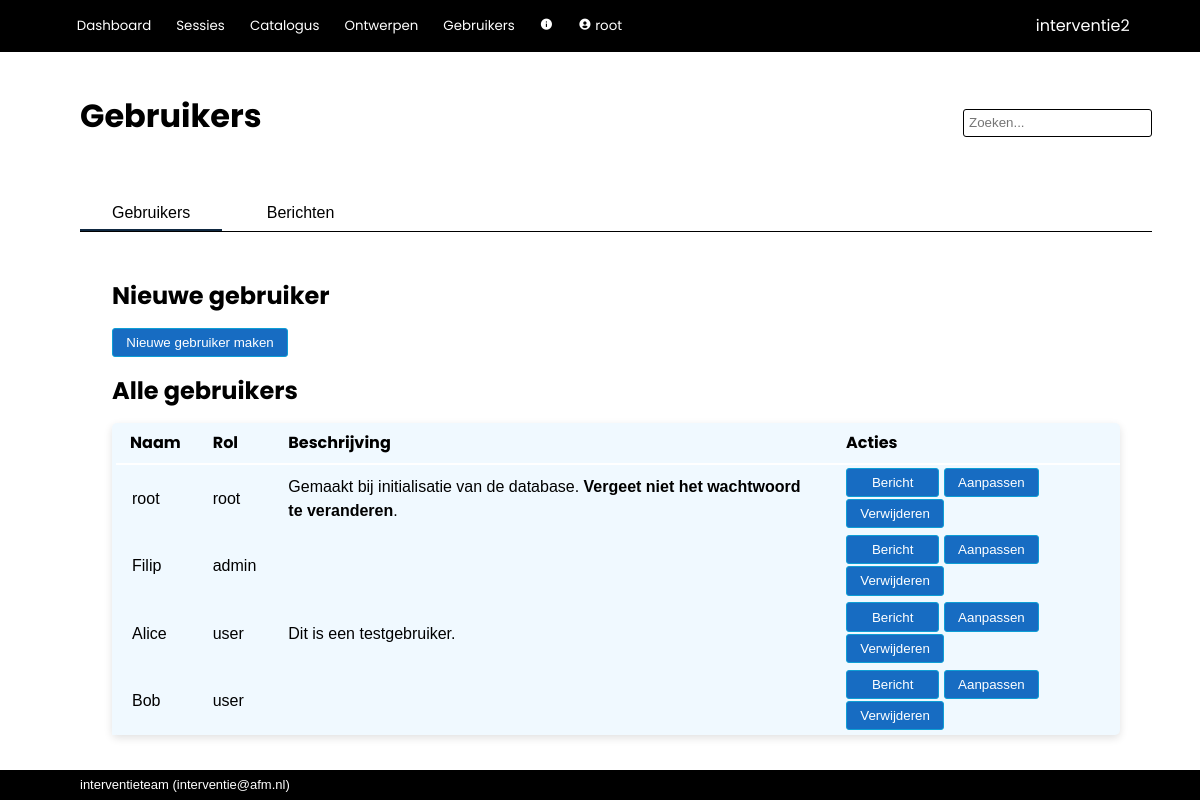
Page /admin/users (signed in) on the committed database.
### interventie2/models.py (models this page shows, shortened)
class User(db.Model, UserMixin):
    __tablename__ = 'users'
    id            = db.Column(db.Integer, primary_key=True)
    name          = db.Column(db.String(80), nullable=False, unique=True)
    password      = db.Column(db.String(200), nullable=False)
    role_id       = db.Column(db.Integer, db.ForeignKey('roles.id'), nullable=False, default=4) #references roles.id
    description   = db.Column(db.String(2000), nullable=False, default="")
    email         = db.Column(db.String(254))
    link          = db.Column(db.String(1000))
    active        = db.Column(db.Boolean, nullable=False, default=True)
    date_created  = db.Column(db.DateTime(timezone=True), server_default=func.now())
    last_seen     = db.Column(db.DateTime(timezone=True), server_default=func.now())
    role = relationship('Role')
    messages = relationship('Message', back_populates='recipient', foreign_keys="Message.recipient_id", cascade='all, delete-orphan')
    messages_sent = relationship('Message', back_populates='sender', foreign_keys="Message.sender_id")
    worksession = relationship('Worksession', back_populates='creator')
    plan = relationship('Plan', back_populates='creator')
    allowed_worksessions = relationship('Worksession', secondary='worksession_access', back_populates='allowed_users')
    owned_instruments = relationship('Instrument', back_populates='owner')
    def unread_messages(self):
        return sum(1 for message in self.messages if (message.unread) and (message.deliver_after.date() <= date.today()))
    def unread_message_alert(self):
        return self.unread_messages() > 0

class Role(db.Model):
    __tablename__  = 'roles'
    id             = db.Column(db.Integer, primary_key=True) #1=root 2=admin, 3=maintainer, 4=user, 5=demo
    name           = db.Column(db.String(20), nullable=False, unique=True)
    see_app_info   = db.Column(db.Boolean)
    see_all_worksessions = db.Column(db.Boolean)
    edit_catalog   = db.Column(db.Boolean)
    edit_questionnaire = db.Column(db.Boolean)
    edit_users     = db.Column(db.Boolean)
    demo           = db.Column(db.Boolean)

### interventie2/admin/routes.py (the view)
@admin.route('/users', methods=['GET', 'POST'])
@login_required
def index():
    if not current_user.role.edit_users:
        return redirect(url_for('main.index'))
    list_of_users = User.query.order_by(User.id)
    messages = Message.query.order_by(Message.id)
    return render_template('admin/index.html', users=list_of_users, messages=messages)

### interventie2/models.py (called while the page is built)
@login_manager.user_loader
def load_user(user_id):
    return User.query.get(user_id)

### interventie2/admin/templates/admin/index.html (shortened to what this page needs)
{% extends 'base.html' %}
{% block page_title %}
    Gebruikers
{% endblock %}
{% block tabs %}
    <div class="tab_bar">
        <button class="tablinks" onclick="switch_tab(event, 'adm_users')" id="defaultOpen">Gebruikers</button>
        <button class="tablinks" onclick="switch_tab(event, 'adm_messages')">Berichten</button>
    </div>
{% endblock %}
{% block body %}
<div id="adm_users" class="tabcontent">
    <div class="text_area">
        {% if current_user.role.edit_users %}
            <h1>Nieuwe gebruiker</h1>
            <button><a href="{{ url_for('admin.register') }}">Nieuwe gebruiker maken</a></button>
        {% endif %}
        <h1>Alle gebruikers</h1>
        <table class="sortable">
            <thead>
                <tr>
                    <th>Naam</th>
                    <th>Rol</th>
                    <th>Beschrijving</th>
                    <th>Acties</th>
                </tr>
            </thead>
            <tbody>
                {% for user in users %}
                    <tr>
                        <td><a href="{{ url_for('admin.user', id=user.id) }}">{{ user.name }}</a></td>
                        <td><a href="{{ url_for('admin.roles') }}">{{ user.role.name }}</a></td>
                        <td>{{ user.description | escape | truncate(100) | markdown }}</td>
                        <td>
                            <a href="{{ url_for('admin.new_message', recipient_id=user.id) }}"><button>Bericht</button></a>
                            <a href="{{ url_for('admin.edit_user', user_id=user.id) }}"><button>Aanpassen</button></a>
                            <button>{{ macro.confirm_redirect( "Verwijderen", user.name+" verwijderen?", url_for('admin.delete_user', user_id=user.id) ) }}</button>
                        </td>
                    </tr>
                {% endfor %}
            </tbody>
        </table>
    </div>
</div>
{% endblock %}

### interventie2/templates/base.html (shortened to what this page needs)
<!DOCTYPE html>
<html lang="en">
    <head>
        <link rel="stylesheet" href="{{ url_for('static', filename='css/styles.css')}}">
        <link href="https://unpkg.com/boxicons@2.1.2/css/boxicons.min.css" rel="stylesheet">
    </head>
    <body>
        {% import 'jinja_macros.html' as macro %}
        <header>
            <div class="logo">{{ config['APP_NAME'] }}</div>
            <div class="modes">
                {% if current_user.is_authenticated %}
                    <button>
                        <a href="{{ url_for('main.index') }}">Dashboard</a>
                    </button>
                    <button>
                        <a href="{{ url_for('main.worksessions') }}">Sessies</a>
                    </button>
                    <button>
                        <a href="{{ url_for('catalog.index') }}">Catalogus</a>
                    </button>
                    {% if current_user.role.edit_questionnaire %}
                        <button>
                            <a href="{{ url_for('tools.index') }}">Ontwerpen</a>
                        </button>
                    {% endif %}
                    {% if current_user.role.edit_users %}
                        <button>
                            <a href="{{ url_for('admin.index') }}">Gebruikers</a>
                        </button>
                    {% endif %}
                    {% if current_user.role.see_app_info %}
                        <button>
                            <a href="{{ url_for('admin.info') }}"><i class='bx bxs-info-circle'></i></a>
                        </button>
                    {% endif %}
                    <button>
                        <a href="{{ url_for('admin.user', id=current_user.id) }}"><i class='bx bxs-user-circle'></i>
                            {{ current_user.name }}
                        </a>
                    </button>
                {% else %}
                    <button>
                        <a href="{{ url_for('main.login') }}">Login</a>
                    </button>
                {% endif %}
            </div>
        </header>
        <nav>
            <div class="title">{% block page_title %}{% endblock %}</div>
            {% if current_user.is_authenticated %}
                <form action="/analysis/search" method="get" class="search">
                    <input id="search" type="search"  name="q" value="{{ request.args.get('q') or '' }}" placeholder="Zoeken...">
                </form>
            {% endif %}
            <div class="tabs">{% block tabs %}{% endblock %}</div>
        </nav>
        <main>
            <section>{% block body %}{% endblock %}</section>
        </main>
        <footer>{{ config['MAINTAINER'] }} (<a href="mailto:{{ config['MAINTAINER_EMAIL'] }}">{{ config['MAINTAINER_EMAIL'] }}</a>)</footer>
    </body>
</html>

### interventie2/templates/jinja_macros.html (shortened to what this page needs)
{% macro confirm_redirect(link_name, message, address) %}
    <a href="#" onclick="
        var message = &quot; {{ message }} &quot; ;
        var address = &quot; {{ address }} &quot; ;
        var result = confirm(message);
        if (result == true) { window.location.href = address } ;
        return false;
        ">
        {{ link_name }}
    </a>
{%- endmacro %}

### interventie2/static/css/styles.css (style rules this page uses)
:root { --dark-blue: #0f2841; --light-blue: #0e9ed5; --green: #3b7d23; --red: red; --highlight: #195fa6; --mid-grey: #0e9ed5; --object: #f0f9ff; --alert: red; --button-bg: #176cc2; --button-fg: white; }
html, body { font-family: sans-serif; line-height: 1.5em; padding: 0px; margin: 0px; }
p { padding-top: 0 !important; padding-bottom: 0 !important; margin-top: 0px; margin-bottom: 0px; }
a { color: inherit; text-decoration: none; }
h1, h2, h3 { font-family: "Poppins", sans-serif; }
h1 { font-size: x-large; }
button { border: 1px solid var(--mid-grey); background-color: var(--button-bg); color: var(--button-fg); min-height: 2.2em; border-radius: 3px; min-width: 7em; padding-left: 1em; padding-right: 1em; margin-bottom: 2px; }
button a { text-decoration: none; }
input { background-color: white;; border: 1px solid var(--mid-grey); font-size: inherit; min-height: 1.7rem; margin-bottom: 2px; }
table { background: var(--object); border-radius: 5px; border-collapse: collapse; box-shadow: rgba(0, 0, 0, 0.12) 0px 3px 8px; }
thead { border-bottom: solid 2px white; }
th { border-bottom: 1px solid white; color: black; font-weight: bold; font-family: "Poppins", sans-serif; padding: 0.5em 1em; text-align: left; }
td { padding: 0.15em 1em; }
tbody tr { border-left: 4px solid var(--object); transition:all 0.25s ease; }
body { display: grid; height: 100vh; grid-template-rows: min-content min-content auto min-content; grid-template-areas: "header" "nav" "main" "footer"; }
header { grid-area: header; background-color: black; display: grid; grid-template-columns: auto min-content; grid-template-rows: auto; grid-template-areas: "modes logo"; color: white; align-items: center; padding: 0.6rem 4.4rem; font-family: "Poppins", sans-serif; }
header a { text-decoration: none; font-family: "Poppins", sans-serif; }
.logo { grid-area: logo; }
.modes { grid-area: modes; padding: 0px; margin: 0px; }
.modes button { background: inherit; outline: none; cursor: pointer; padding: 0.4rem 0.4rem; margin: 0 0.5rem 0 0; border: none; border-radius: 0px; color: white; font-family: "Poppins", sans-serif; font-size: smaller; min-width: 0; }
.modes a { text-decoration: none; }
nav { grid-area: nav; display: grid; grid-template-columns: 1fr auto; grid-template-areas: "title search" "steps steps" "tabs tabs "; align-items: center; margin: 3rem 3rem 1rem 5rem; }
.title { grid-area: title; font-family: "Poppins", sans-serif; color: black; font-size: xx-large; font-weight: bold; padding: 0 0 1rem 0; line-height: 1em; }
.search { grid-area: search; display: flex; align-items: center; text-decoration: none; border: none; }
.search input { background-color: white;; border: 1px solid black; border-radius: 3px; padding: 5px; font-size: smaller; height: 1.7rem; }
.tabs { grid-area: tabs; display: flex; padding-top: 3rem; overflow: hidden; font-size: inherit; border-bottom: 1px solid black; }
.tabs button { background: inherit; color: black; outline: none; cursor: pointer; padding: 0rem 2rem 0rem 2rem; margin: 0 0.5rem 0 0; border: none; border-radius: 0px; font-size: inherit; width: auto; border-bottom: solid 2px white; }
.tabs button.active_tab { border-bottom: solid 2px var(--dark-blue); }
main { grid-area: main; padding: 1rem 5rem; display: grid; grid-template-columns: min-content 100%; grid-template-areas: "aside section "; overflow-y: auto; }
section { grid-area: section; padding: 0; margin-left: 1rem; margin-right: 1rem; }
footer { grid-area: footer; background-color: black; color: white; align-items: center; padding: 0.2rem 5rem; font-size: small; }
.text_area { width: 100%; padding: 0 1em 1em 1em; background-color: white; border-radius: 3px; }
.tabcontent { width: 100%; }

### rows in the picture
User: name "root", role.name "root", description "Gemaakt bij initialisatie van de database. Vergeet niet het wachtwoord te veranderen .", link_name "Verwijderen", MAINTAINER_EMAIL "interventie@afm.nl"
User: name "Filip", role.name "admin", link_name "Verwijderen"
User: name "Alice", role.name "user", description "Dit is een testgebruiker.", link_name "Verwijderen"
User: name "Bob", role.name "user", link_name "Verwijderen"

### other values in the picture
{{ config['APP_NAME'] }} "interventie2"
{{ config['MAINTAINER'] }} "interventieteam"
